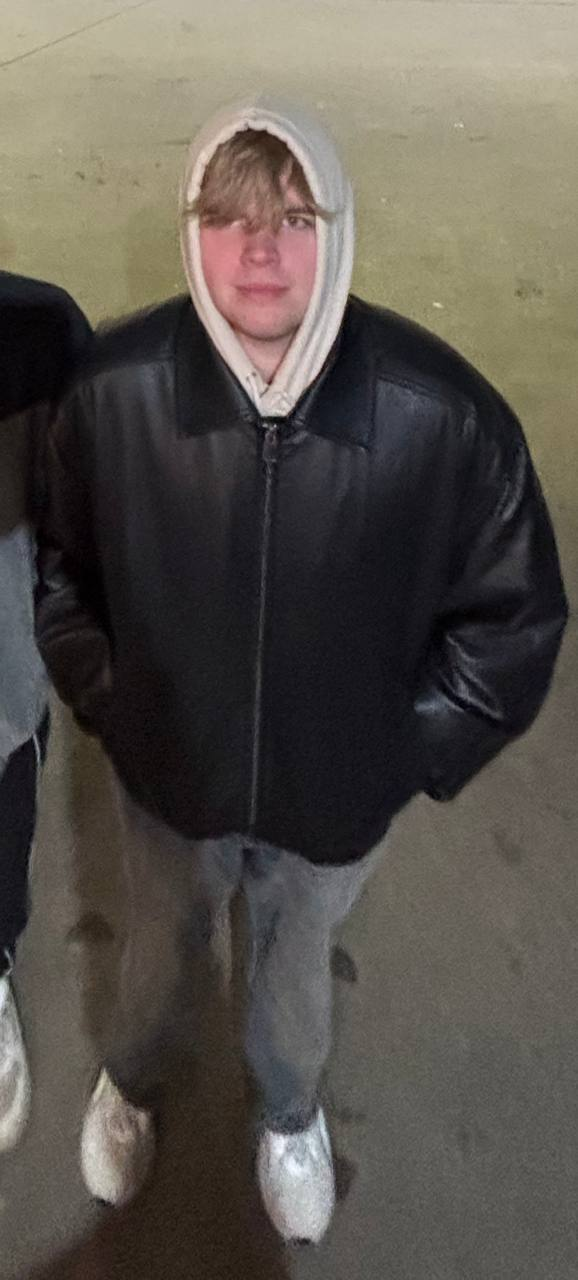
#> input picture refs/characters/me/photo_2026-01-28_00-20-10.jpg, 578 x 1280 px
$ python -i tiles.py   (imports and definitions only)
#> lines starting #> are read from the running program, lines starting #| are printed output that depends on the picture
#> further down, picture is the input picture: PIL image 578x1280 RGB; mean R, G, B 88.6, 83.4, 76.4
### pipeline/postprocess/pixelate.py
"""Уменьшение до целевого размера и квантование палитры (без дизеринга) — то, что делает картинку пиксель-артом."""
from __future__ import annotations

from collections import Counter
from pathlib import Path

import numpy as np
from PIL import Image

RESAMPLE = {
    "nearest": Image.Resampling.NEAREST,
    "box": Image.Resampling.BOX,
    "lanczos": Image.Resampling.LANCZOS,
    "bilinear": Image.Resampling.BILINEAR,
}


def downscale(img: Image.Image, w: int, h: int, method: str = "box") -> Image.Image:
    """Уменьшение RGBA. 'nearest' — если исходник уже блочный (сэмплируем центры блоков)."""
    return img.convert("RGBA").resize((max(1, w), max(1, h)), RESAMPLE[method])


# [4 lines left out: function scale_by, not called in this run]


def binarize_alpha(img: Image.Image, threshold: int = 128) -> Image.Image:
    a = np.asarray(img.convert("RGBA")).copy()
    a[..., 3] = np.where(a[..., 3] >= threshold, 255, 0)
    return Image.fromarray(a, "RGBA")


# [9 lines left out: function load_palette, not called in this run]


def quantize(
    img: Image.Image,
    colors: int = 32,
    palette: Image.Image | None = None,
    alpha_threshold: int = 128,
) -> Image.Image:
    """Квантует только непрозрачные пиксели (прозрачные заливаем самым частым цветом, чтобы не
    тратить на них палитру), альфа становится бинарной."""
    img = binarize_alpha(img, alpha_threshold)
    arr = np.asarray(img)
    opaque = arr[..., 3] > 0
    if not opaque.any():
        return img
    rgb = arr[..., :3].copy()
    fill = Counter(map(tuple, rgb[opaque].tolist())).most_common(1)[0][0]
    rgb[~opaque] = fill
    rgb_img = Image.fromarray(rgb, "RGB")
    if palette is not None:
        q = rgb_img.quantize(palette=palette, dither=Image.Dither.NONE)
    else:
        n = max(2, min(256, colors))
        q = rgb_img.quantize(colors=n, method=Image.Quantize.MEDIANCUT, dither=Image.Dither.NONE)
    out = np.asarray(q.convert("RGB"))
    result = np.dstack([out, np.where(opaque, 255, 0).astype(np.uint8)])
    return Image.fromarray(result, "RGBA")


def upscale_preview(img: Image.Image, factor: int = 4) -> Image.Image:
    """Для просмотра результата глазами (NEAREST)."""
    return img.resize((img.width * factor, img.height * factor), Image.Resampling.NEAREST)

### pipeline/postprocess/tiles.py
"""Тайлы окружения и сборка тайлсета по src/data/tiles.json (единый порядок для игры и пайплайна)."""
from __future__ import annotations

import json
from pathlib import Path

import numpy as np
from PIL import Image

from .pixelate import downscale, quantize, upscale_preview


def make_tile(
    img: Image.Image,
    size: int = 32,
    method: str = "box",
    colors: int = 24,
    palette: Image.Image | None = None,
    seamless: bool = False,
    crop: str = "center",
    tiles: tuple[int, int] = (1, 1),
) -> Image.Image:
    """Тайл (или блок tiles=WxH тайлов, например подъезд 2x1) из картинки: кроп под пропорцию W:H ->
    уменьшение до (W*size, H*size) -> квантование. Бесшовность (seamless) считается для блока целиком.
    Для объектов на прозрачном фоне (дерево, куст) сначала прогоняй через chroma.key_to_alpha."""
#> called with size = 32, method = 'box', colors = 24, seamless = False, crop = 'center', tiles = (1, 1)
    img = img.convert("RGBA")
    tw, th = max(1, tiles[0]), max(1, tiles[1])
    # максимальный прямоугольник пропорции tw:th, который влезает в картинку
    scale = min(img.width / tw, img.height / th)
#> scale = 578
    cw, ch = int(scale * tw), int(scale * th)
#> cw = 578; ch = 578
    if crop == "center":
        x = (img.width - cw) // 2
#> x = 0
        y = (img.height - ch) // 2
#> y = 351
    else:
        x = y = 0
    sq = img.crop((x, y, x + cw, y + ch))
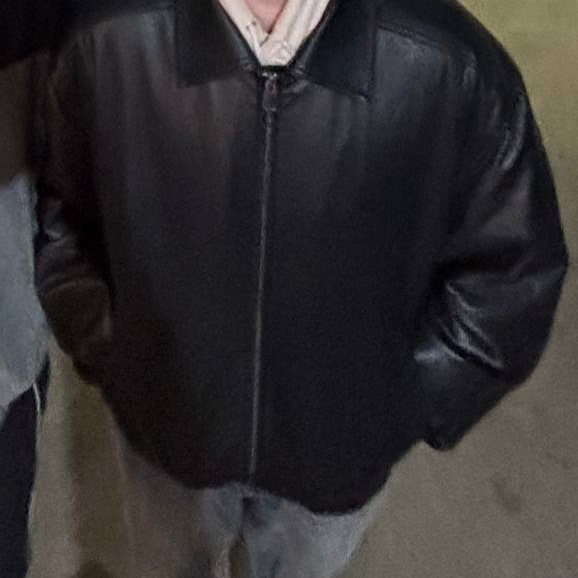
#> sq: PIL image 578x578 RGBA; mean R, G, B, A 49.1, 46.5, 47.2, 255
    small = downscale(sq, size * tw, size * th, method)
#> in downscale, `return img.convert("RGBA").resize((max(1, w), max(1, h)), RESAMPLE[met..`:
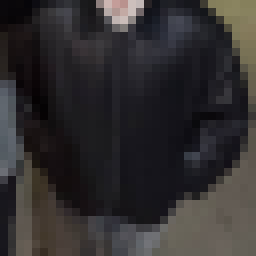
#> returned value: PIL image 32x32 RGBA (shown 8 times larger); mean R, G, B, A 49.2, 46.6, 47.3, 255
    if seamless:
        small = make_seamless(small)
    return quantize(small, colors, palette, alpha_threshold=1)
#> in quantize, `opaque = arr[..., 3] > 0`: opaque: shape (32, 32) bool; every value is 1
#> in quantize, `fill = Counter(map(tuple, rgb[opaque].tolist())).most_common(1)[0][0]`: fill = (22, 21, 27)
#> in quantize, `q = rgb_img.quantize(colors=n, method=Image.Quantize.MEDIANCUT, dither..`:
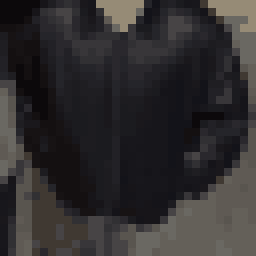
#> q: PIL image 32x32 P (shown 8 times larger); mean R, G, B 48.7, 46.3, 47


def make_seamless(tile: Image.Image, blend: float = 0.25) -> Image.Image:
    """Простое "бесшовье": сдвиг на полтайла + линейное смешивание швов."""
    a = np.asarray(tile.convert("RGBA")).astype(np.float32)
    h, w, _ = a.shape
    rolled = np.roll(np.roll(a, h // 2, axis=0), w // 2, axis=1)
    yy = np.abs(np.linspace(-1, 1, h))[:, None]
    xx = np.abs(np.linspace(-1, 1, w))[None, :]
    # вес исходника высок в центре, у краёв берём сдвинутую копию
    wgt = np.clip(1.0 - np.maximum(yy, xx), 0, 1) ** 0.5
    wgt = np.clip(wgt / max(blend, 1e-6), 0, 1)[..., None]
    out = a * wgt + rolled * (1 - wgt)
    return Image.fromarray(out.astype(np.uint8), "RGBA")


def load_tiles_json(path: Path) -> tuple[list[str], int]:
    d = json.loads(path.read_text(encoding="utf-8"))
    return [t["name"] for t in d["tiles"]], int(d.get("columns", 8))


def pack_tileset(tiles_dir: Path, tiles_json: Path, out_png: Path, size: int = 32, preview: bool = True) -> list[str]:
    """Собирает tileset.png: порядок и количество колонок — из tiles.json.
    Нет файла <name>.png — клетка остаётся прозрачной (игра и редактор дорисуют заглушку с именем и цветом). Возвращает список отсутствующих."""
    names, cols = load_tiles_json(tiles_json)
    rows = (len(names) + cols - 1) // cols
    sheet = Image.new("RGBA", (cols * size, rows * size), (0, 0, 0, 0))
    missing = []
    for i, name in enumerate(names):
        if name == "empty":
            continue
        p = tiles_dir / f"{name}.png"
        if not p.exists():
            missing.append(name)
            continue
        t = Image.open(p).convert("RGBA")
        if t.size != (size, size):
            t = t.resize((size, size), Image.Resampling.NEAREST)
        sheet.paste(t, ((i % cols) * size, (i // cols) * size), t)
    out_png.parent.mkdir(parents=True, exist_ok=True)
    sheet.save(out_png)
    if preview:
        upscale_preview(sheet, 3).save(out_png.with_name(out_png.stem + "_preview.png"))
    return missing

>>> from PIL import Image
>>> picture = Image.open('../../refs/characters/me/photo_2026-01-28_00-20-10.jpg')
>>> result = make_tile(picture)

$ run again, on refs/characters/me/8949cfc5-5780-434f-b121-1e0275524c5f.png
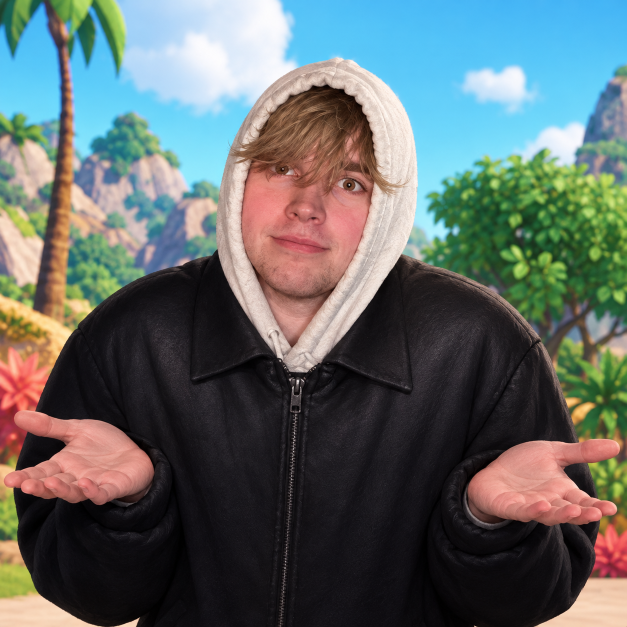
#> input picture refs/characters/me/8949cfc5-5780-434f-b121-1e0275524c5f.png, 1254 x 1254 px (shown at 1/2 size)
#> picture is the input picture: PIL image 1254x1254 RGB; mean R, G, B 96.7, 105.7, 104
#> in downscale, `return img.convert("RGBA").resize((max(1, w), max(1, h)), RESAMPLE[met..`:
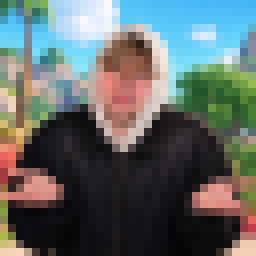
#> returned value: PIL image 32x32 RGBA (shown 8 times larger); mean R, G, B, A 96.7, 105.7, 104, 255
#> opaque: shape (32, 32) bool; every value is 1
#> fill = (16, 14, 18)
#> in quantize, `q = rgb_img.quantize(colors=n, method=Image.Quantize.MEDIANCUT, dither..`:
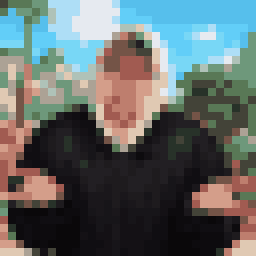
#> q: PIL image 32x32 P (shown 8 times larger); mean R, G, B 96.8, 105, 104.1
